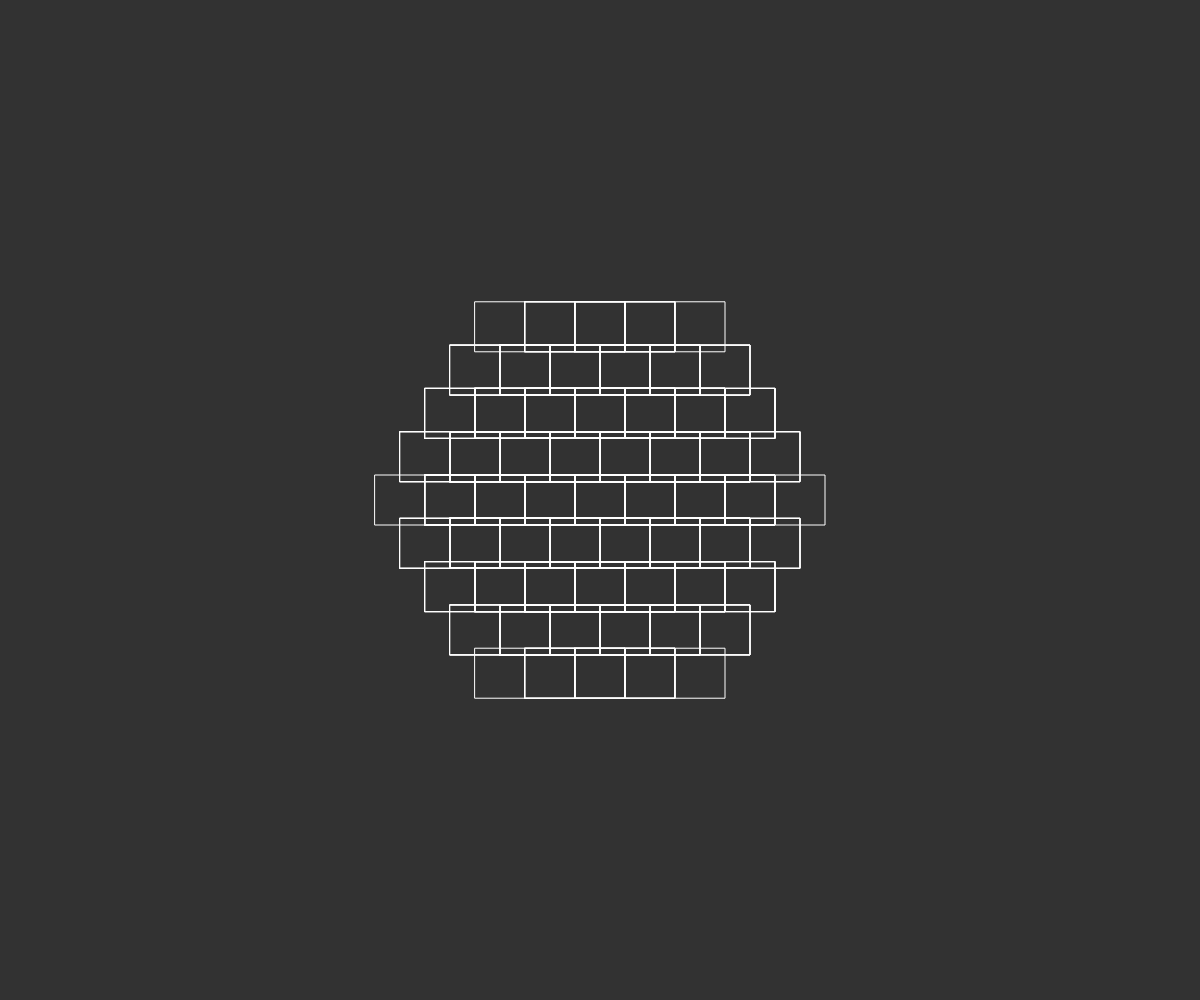
Frame 1 (no input)
Frame 60 (no input): identical to frame 1, image omitted
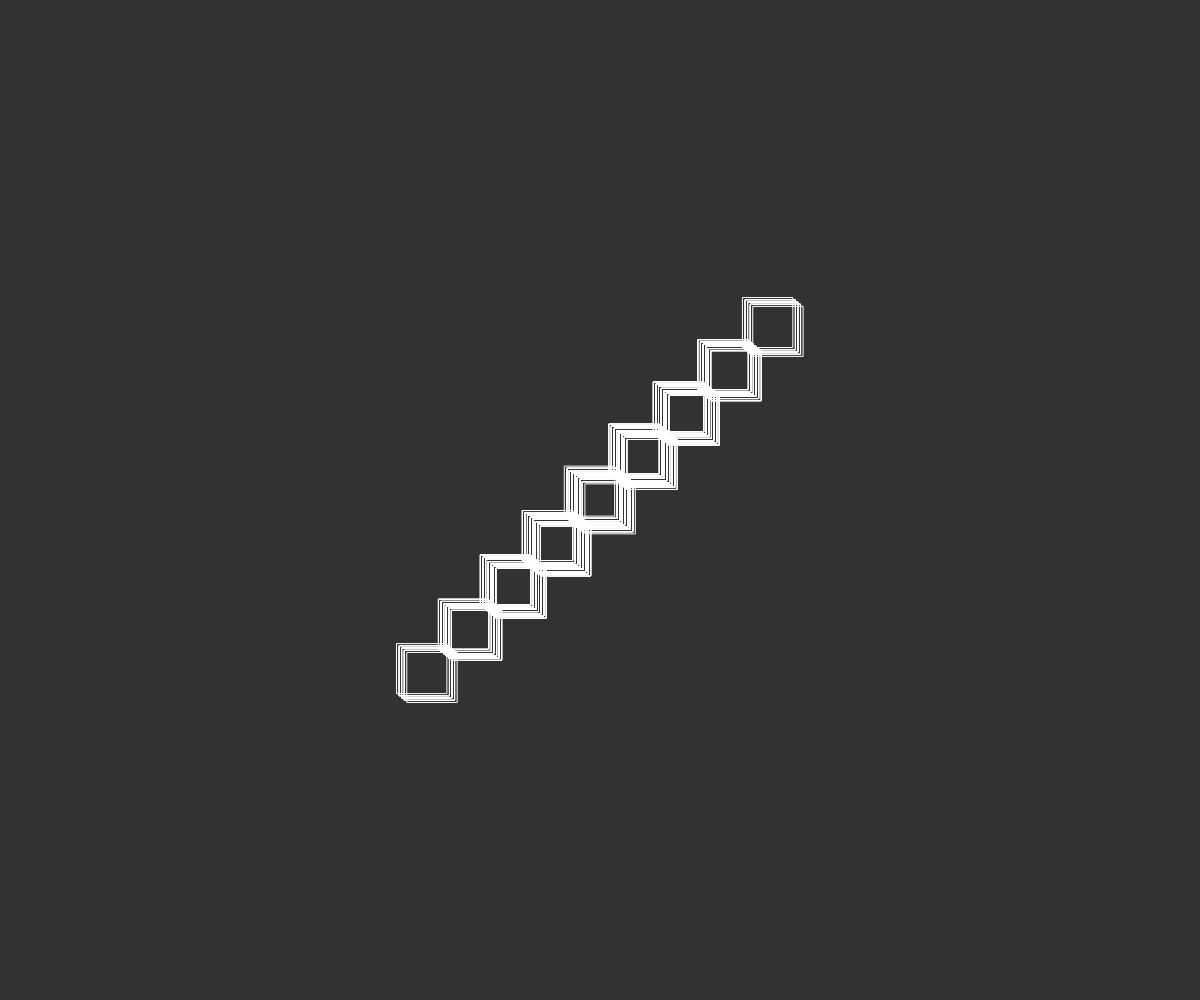
Frame 120 (the mouse pressed at the canvas centre since frame 60)

The p5.js sketch that drew these frames (run headless with seeded random() and noise() and a simulated clock; from frame 60 on, the mouse is pressed at the canvas centre):

// p5.js sketch
// ── sketch.js
function setup() {
  createCanvas(windowWidth, windowHeight);
}

function draw() {
  background(50);
  stroke(255);
  rectMode(CENTER);
  noFill();
  drawF(windowWidth/2, windowHeight/2, 50, 6, 5);

}

function drawF(x, y, r, seg, level) {
  if(level > 0){
    // ellipse(x, y, r);

    rect(x, y, r, r);
    level--;
    for(var i=0; i<seg; i++){
      var xc = x+ cos(i*TWO_PI/seg+mouseX/60) *r;
      var yc = y+ sin(i*TWO_PI/seg+mouseY/60) *r;
      drawF(xc, yc, r, seg, level);
    }
  }
}
